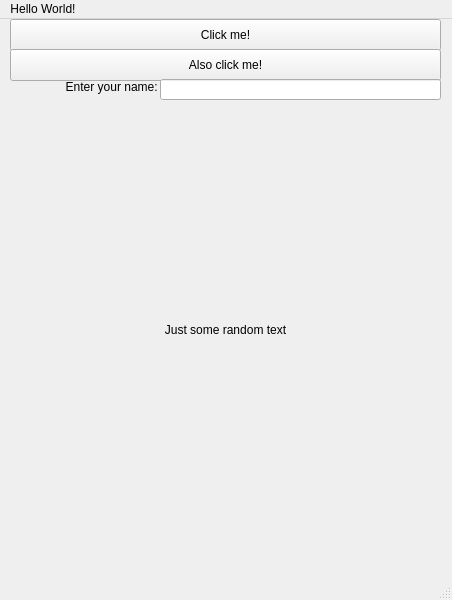
<?xml version="1.0" encoding="UTF-8"?>
<ui version="4.0">
 <class>MainWindow</class>
 <widget class="QMainWindow" name="MainWindow">
  <property name="geometry">
   <rect>
    <x>0</x>
    <y>0</y>
    <width>452</width>
    <height>600</height>
   </rect>
  </property>
  <property name="windowTitle">
   <string>MainWindow</string>
  </property>
  <widget class="QWidget" name="centralwidget">
   <widget class="QPushButton" name="pushButton">
    <property name="geometry">
     <rect>
      <x>10</x>
      <y>0</y>
      <width>431</width>
      <height>32</height>
     </rect>
    </property>
    <property name="text">
     <string>Click me!</string>
    </property>
   </widget>
   <widget class="QLabel" name="labelMessage">
    <property name="geometry">
     <rect>
      <x>10</x>
      <y>85</y>
      <width>431</width>
      <height>451</height>
     </rect>
    </property>
    <property name="text">
     <string>Just some random text</string>
    </property>
    <property name="alignment">
     <set>Qt::AlignCenter</set>
    </property>
   </widget>
   <widget class="QPushButton" name="pushButton_2">
    <property name="geometry">
     <rect>
      <x>10</x>
      <y>30</y>
      <width>431</width>
      <height>32</height>
     </rect>
    </property>
    <property name="text">
     <string>Also click me!</string>
    </property>
   </widget>
   <widget class="QLineEdit" name="name">
    <property name="geometry">
     <rect>
      <x>160</x>
      <y>60</y>
      <width>281</width>
      <height>21</height>
     </rect>
    </property>
   </widget>
   <widget class="QLabel" name="label">
    <property name="geometry">
     <rect>
      <x>10</x>
      <y>60</y>
      <width>151</width>
      <height>16</height>
     </rect>
    </property>
    <property name="text">
     <string>Enter your name: </string>
    </property>
    <property name="alignment">
     <set>Qt::AlignRight|Qt::AlignTrailing|Qt::AlignVCenter</set>
    </property>
   </widget>
  </widget>
  <widget class="QMenuBar" name="menubar">
   <property name="geometry">
    <rect>
     <x>0</x>
     <y>0</y>
     <width>452</width>
     <height>22</height>
    </rect>
   </property>
   <widget class="QMenu" name="menuHello_World">
    <property name="title">
     <string>Hello World!</string>
    </property>
   </widget>
   <addaction name="menuHello_World"/>
  </widget>
  <widget class="QStatusBar" name="statusbar"/>
 </widget>
 <resources/>
 <connections/>
</ui>
